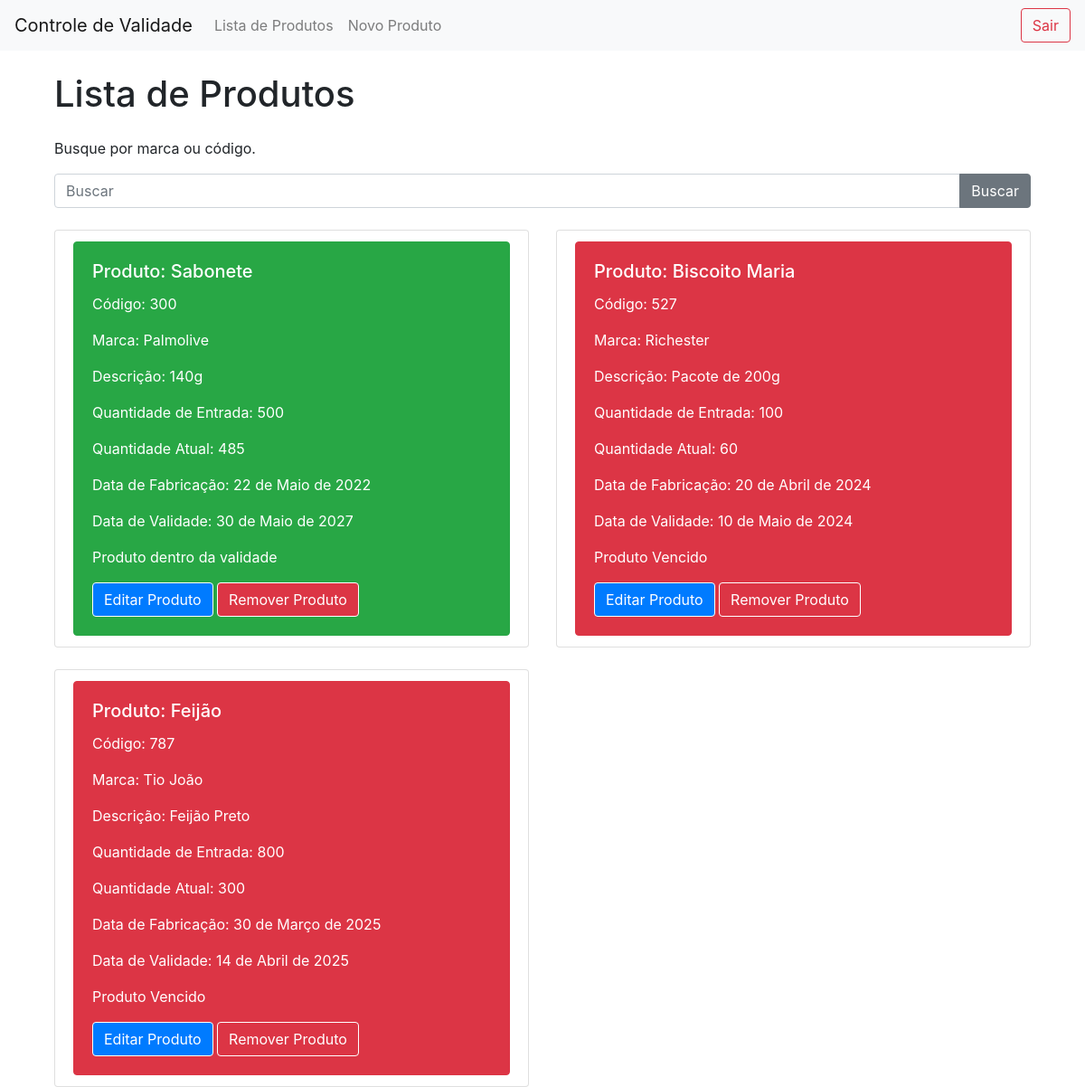
Page /lista/ (signed in) on the committed database.
### validade/models.py (models this page shows, shortened)
class Produto(models.Model):
    codigo = models.IntegerField(verbose_name='Código')
    nome = models.CharField(max_length=255)
    marca = models.CharField(max_length=255)
    descricao = models.CharField(max_length=255, verbose_name='Descrição')
    qtd_entrada = models.IntegerField(verbose_name='Quantidade Entrada')
    qtd_atual = models.IntegerField(verbose_name='Quantidade Atual')
    data_fabricacao = models.DateField(verbose_name='Data Fabricação')
    data_validade = models.DateField(verbose_name='Data Validade')
    def vencido(self):
        hoje = timezone.now().date()
        return self.data_validade < hoje
    def dias_restantes_validade(self):
        hoje = timezone.now().date()
        if hoje < self.data_validade:
            return (self.data_validade - hoje).days
        else:
            return 0

### validade/views.py (the view)
# urls.py: path('lista/', ListaProdutoView.as_view(), name='lista_produto'),
class ListaProdutoView(LoginRequiredMixin, ListView):
    model = Produto
    template_name = 'lista_produto.html'
    context_object_name = 'produtos'
    login_url = '/login/'  # Redirecionamento para a página de login caso o usuário não esteja autenticado
    def get_queryset(self):
        queryset = super().get_queryset().order_by('codigo')
        search = self.request.GET.get('search')
        if search:
            queryset = queryset.filter(
                Q(marca__icontains=search) |
                Q(codigo__icontains=search) |
                Q(nome__icontains=search)
                )
        return queryset

### validade/templates/lista_produto.html
{% extends 'base.html' %}
{% block content %}
    <div class="container">
        <h1 class="mt-4">Lista de Produtos</h1>
        <form method="GET" action="{% url 'lista_produto' %}" class="mt-4">
            <p>Busque por marca ou código.</p>
            <div class="input-group">
                <input type="text" name="search" class="form-control" placeholder="Buscar">
                <div class="input-group-append">
                    <button class="btn btn-secondary" type="submit">Buscar</button>
                </div>
            </div>
        </form>
        <div class="row">
            {% for produto in produtos %}
                <div class="col-md-6">
                    <div class="list-group mt-4">
                        <li class="list-group-item">
                            <div class="card {% if produto.vencido %}border-danger bg-danger text-white{% elif produto.dias_restantes_validade <= 15 %}border-warning bg-warning text-white{% else %}border-success bg-success text-white{% endif %}">
                                <div class="card-body">
                                    <h5 class="card-title">Produto: {{ produto.nome }}</h5>
                                    <p class="card-text">Código: {{ produto.codigo }}</p>
                                    <p class="card-text">Marca: {{ produto.marca }}</p>
                                    <p class="card-text">Descrição: {{ produto.descricao }}</p>
                                    <p class="card-text">Quantidade de Entrada: {{ produto.qtd_entrada }}</p>
                                    <p class="card-text">Quantidade Atual: {{ produto.qtd_atual }}</p>
                                    <p class="card-text">Data de Fabricação: {{ produto.data_fabricacao }}</p>
                                    <p class="card-text">Data de Validade: {{ produto.data_validade }}</p>
                                    {% if produto.vencido %}
                                        <p class="card-text">Produto Vencido</p>
                                    {% elif produto.dias_restantes_validade <= 15 %}
                                        <p class="card-text">Faltam {{ produto.dias_restantes_validade }} dias para vencer</p>
                                    {% else %}
                                        <p class="card-text">Produto dentro da validade</p>
                                    {% endif %}
                                    <a href="{% url 'edita_produto' pk=produto.pk %}" class="btn btn-primary border border-white">Editar Produto</a>
                                    <a href="{% url 'remove_produto' pk=produto.pk %}" class="btn btn-danger border border-white">Remover Produto</a>
                                </div>
                            </div>
                        </li>
                    </div>
                </div>
            {% endfor %}
        </div>
    </div>
{% endblock %}

### validade/templates/base.html (shortened to what this page needs)
<!DOCTYPE html>
<html lang="pt-br">
<head>
    <link href="https://stackpath.bootstrapcdn.com/bootstrap/4.5.2/css/bootstrap.min.css" rel="stylesheet">
</head>
<body>
    <nav class="navbar navbar-expand-lg navbar-light bg-light">
        <a class="navbar-brand" href="{% url 'login' %}">Controle de Validade</a>
        <div class="collapse navbar-collapse" id="navbarSupportedContent">
            {% if user.is_authenticated %}
                <ul class="navbar-nav mr-auto">
                    <li class="nav-item">
                        <a class="nav-link" href="{% url 'lista_produto' %}">Lista de Produtos</a>
                    </li>
                    <li class="nav-item">
                        <a class="nav-link" href="{% url 'novo_produto' %}">Novo Produto</a>
                    </li>
                </ul>
                <form class="form-inline my-2 my-lg-0" action="{% url 'logout' %}" method="post">
                    <button class="btn btn-outline-danger my-2 my-sm-0" type="submit">Sair</button>
                </form>
            {% else %}
                <ul class="navbar-nav ml-auto">
                    <li class="nav-item">
                        <a class="nav-link" href="{% url 'register' %}">Criar Conta</a>
                    </li>
                </ul>
            {% endif %}
        </div>
    </nav>
    <div class="container mt-4">
        {% block content %}
        {% endblock %}
    </div>
</body>
</html>

### rows in the picture
Produto: nome "Sabonete", codigo "300", marca "Palmolive", descricao "140g", qtd_entrada "500", qtd_atual "485", data_fabricacao "22 de Maio de 2022", data_validade "30 de Maio de 2027", shows "Produto dentro da validade"
Produto: nome "Biscoito Maria", codigo "527", marca "Richester", descricao "Pacote de 200g", qtd_entrada "100", qtd_atual "60", data_fabricacao "20 de Abril de 2024", data_validade "10 de Maio de 2024", shows "Produto Vencido"
Produto: nome "Feijão", codigo "787", marca "Tio João", descricao "Feijão Preto", qtd_entrada "800", qtd_atual "300", data_fabricacao "30 de Março de 2025", data_validade "14 de Abril de 2025", shows "Produto Vencido"
